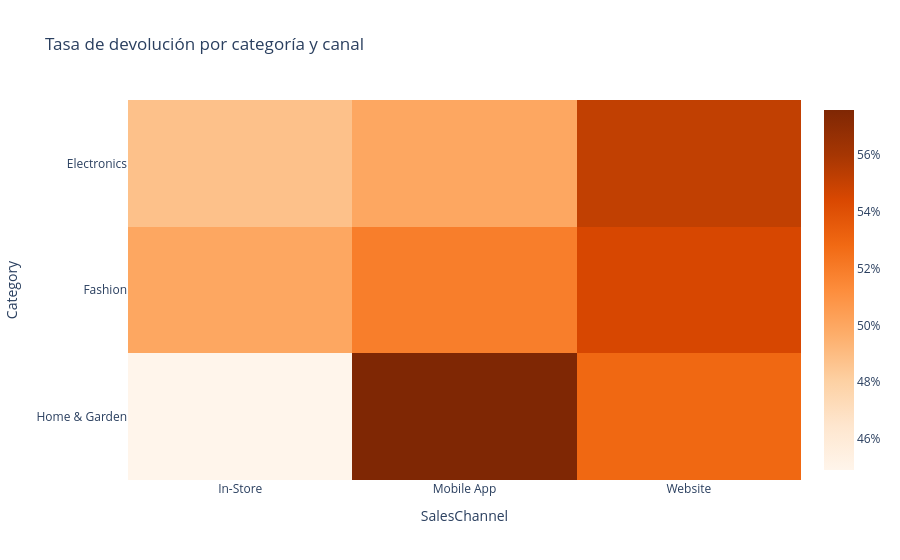

Notebook code cell kept with this figure:
### Code cell
fig = px.imshow(
    return_matrix,
    color_continuous_scale="Oranges",
    aspect="auto",
    title="Tasa de devolución por categoría y canal",
)
fig.update_layout(template="plotly_white", coloraxis_colorbar_tickformat=".0%")
fig.show()

### Figure 1 — Plotly figure (JSON) as saved in the notebook; plotly's stock layout.template omitted (floating-point values rounded to 4 significant figures)
{"data": [{"coloraxis": "coloraxis", "hovertemplate": "SalesChannel: %{x}<br>Category: %{y}<br>color: %{z}<extra></extra>", "name": "0", "type": "heatmap", "x": ["In-Store", "Mobile App", "Website"], "xaxis": "x", "y": ["Electronics", "Fashion", "Home & Garden"], "yaxis": "y", "z": [[0.4876, 0.5, 0.5514], [0.5, 0.5191, 0.5446], [0.4492, 0.5758, 0.5288]]}], "layout": {"coloraxis": {"autocolorscale": false, "colorbar": {"tickformat": ".0%"}, "colorscale": [[0, "rgb(255,245,235)"], [0.125, "rgb(254,230,206)"], [0.25, "rgb(253,208,162)"], [0.375, "rgb(253,174,107)"], [0.5, "rgb(253,141,60)"], [0.625, "rgb(241,105,19)"], [0.75, "rgb(217,72,1)"], [0.875, "rgb(166,54,3)"], [1, "rgb(127,39,4)"]]}, "title": {"text": "Tasa de devolución por categoría y canal"}, "xaxis": {"anchor": "y", "domain": [0, 1], "title": {"text": "SalesChannel"}}, "yaxis": {"anchor": "x", "autorange": "reversed", "domain": [0, 1], "title": {"text": "Category"}}}}
